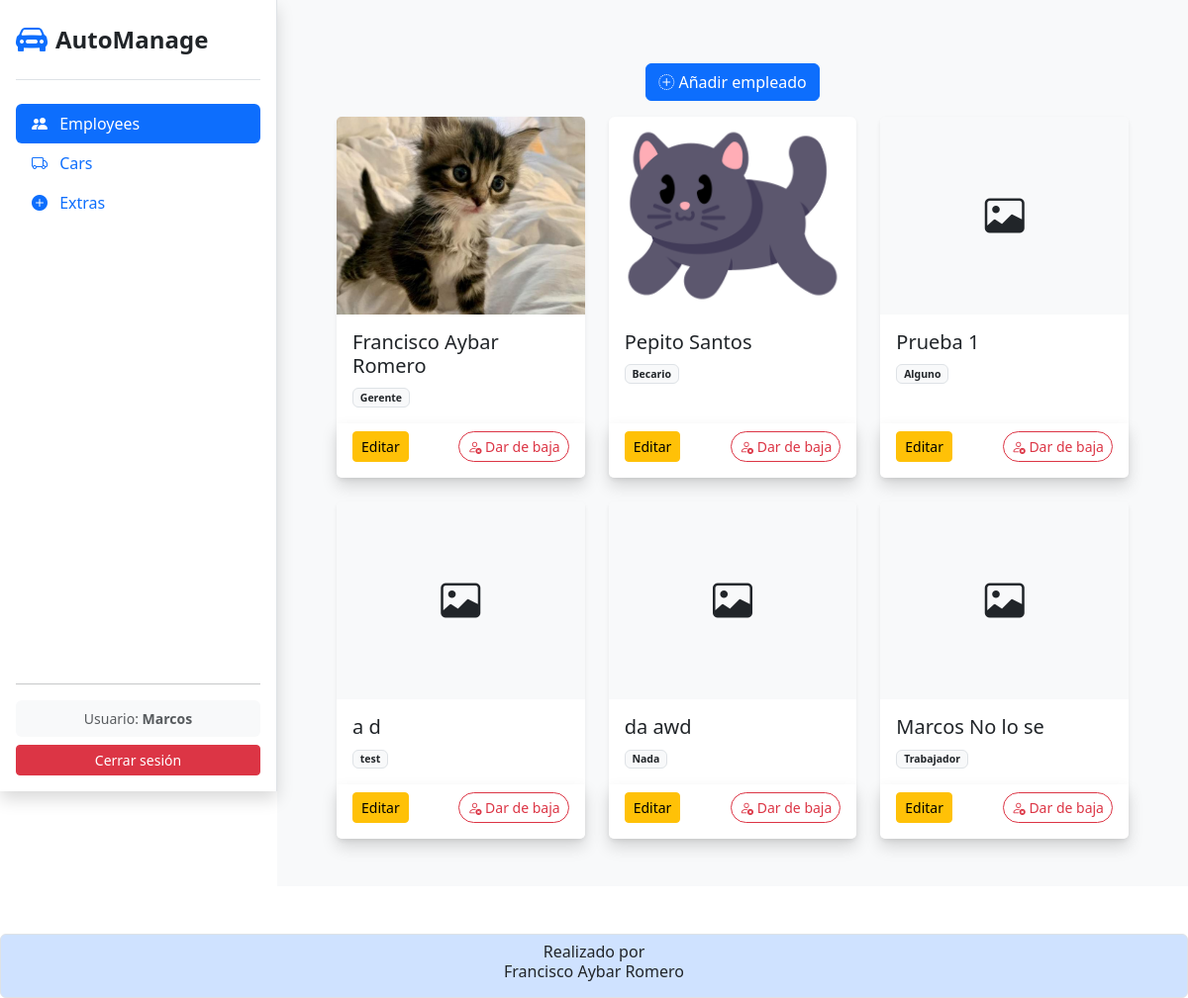
Screenshot of /employees/ (signed in) with the database file from the repository.
### app_agencia_coches/models.py (models this page shows, shortened)
class Employee (models.Model):
    user = models.OneToOneField(
        User,
        on_delete = models.CASCADE,
        null = True,
        blank = True
    )
    nombre = models.CharField (
        verbose_name = 'Nombre',
        max_length = 100,
        default = ''
    )
    apellidos = models.CharField (
        verbose_name = 'Apellidos',
        max_length = 100,
        default = ''
    )
    puesto = models.CharField (
        verbose_name = 'Puesto',
        max_length = 100,
        default = ''
    )
    fecha_contratacion = models.DateField (
        verbose_name = 'Fecha de contratacion',
        auto_now_add = True
    )
    foto = models.ImageField (
        verbose_name = 'Foto',
        upload_to = "empleados/",
        blank = True,
        null = True
    )

### app_agencia_coches/views.py (the view)
# urls.py: path('employees/', views.employees, name='employees'),
@login_required
def employees (request):
    employees = Employee.objects.all()
    return render(request, 'employee/employees.html', {'employees':employees})

### app_agencia_coches/templates/employee/employees.html (shortened to what this page needs)
{%extends 'index.html'%}
{% block content %}
<div class="container">
    <div class="my-3 d-flex justify-content-center">
        <a href="{% url 'employees_create' %}" class="btn btn-primary">
            <i class="bi bi-plus-circle-dotted"></i>
            Añadir empleado
        </a>
    </div>
    <div class="row row-cols-1 row-cols-md-2 row-cols-lg-3 g-4">
        {% for employee in employees %}
        <div class="col">
            <div class="card h-100 shadow-sm border-0 card-hover">
                    <div class="position-relative overflow-hidden hover-container">
                        {% if employee.foto %}
                            <img src="{{ employee.foto.url }}" class="card-img-top blur-target" style="height: 200px; object-fit: cover;">
                        {% else %}
                            <div class="card-img-top blur-target d-flex justify-content-center align-items-center bg-light" style="height: 200px;">
                                <i class="bi bi-image fs-1"></i>
                            </div>
                        {% endif %}
                    </div>
                    <div class="card-body">
                        <h5 class="card-title">{{ employee.nombre }} {{ employee.apellidos }}</h5>
                        <p class="card-text text-muted small">
                            <span class="badge bg-light text-dark border">{{ employee.puesto }}</span>
                        </p>
                    </div>
                    <div class="card-footer bg-white d-flex justify-content-between border-0 pb-3 shadow">
                        <a href="{% url 'employee_edit' employee.pk %}" class="btn btn-sm btn-warning">
                            Editar
                        </a>
                        <button type="button" class="btn btn-sm btn-outline-danger rounded-pill" data-bs-toggle="modal" data-bs-target="#deleteEmpModal{{ employee.pk }}">
                            <i class="bi bi-person-x"></i> Dar de baja
                        </button>
                    </div>
                </div>
            </div>
        {% endfor %}
    </div>
</div>
{% endblock content %}

### app_agencia_coches/templates/index.html (shortened to what this page needs)
<!doctype html>
<html lang="es-ES">
    <head>
        {% block css %}
        <link
            href="https://cdn.jsdelivr.net/npm/bootstrap@5.3.2/dist/css/bootstrap.min.css"
            rel="stylesheet"
        />
        {% endblock css %}
        {% block icon %}
        <link rel="stylesheet" href="https://cdn.jsdelivr.net/npm/bootstrap-icons@1.13.1/font/bootstrap-icons.min.css">
        {% endblock icon %}
        {% load static %}
        <link rel="stylesheet" href="{% static 'css/blur_detalles.css' %}">
        <link rel="stylesheet" href="{% static 'css/style_sidebar.css' %}">
    </head>
    <body>
        <div id="wrapper">
            <nav id="sidebar" class="bg-white shadow d-flex flex-column p-3 sticky-top">
                <div class="d-flex justify-content-between align-items-center border-bottom pb-3 mb-4">
                    <a href="{% url 'dashboard' %}" class="d-flex align-items-center text-decoration-none">
                        <i class="bi bi-car-front-fill fs-2 text-primary me-2"></i>
                        <span class="fs-4 fw-bold text-dark">AutoManage</span>
                    </a>
                </div>
                <ul class="nav nav-pills flex-column mb-auto">
                    <li class="nav-item">
                        <a class="nav-link {% if request.resolver_match.url_name == 'employees' %}active{% endif %}" href="{% url 'employees' %}">
                            <i class="bi bi-people-fill me-2"></i> Employees
                        </a>
                    </li>
                    <li class="nav-item">
                        <a class="nav-link {% if request.resolver_match.url_name == 'cars' %}active{% endif %}" href="{% url 'cars' %}">
                            <i class="bi bi-truck me-2"></i> Cars
                        </a>
                    </li>
                    <li class="nav-item">
                        <a class="nav-link {% if request.resolver_match.url_name == 'extras' %}active{% endif %}" href="{% url 'extras' %}">
                            <i class="bi bi-plus-circle-fill me-2"></i> Extras
                        </a>
                    </li>
                </ul>
                <hr>
                <div class="dropdown">
                    {% if user.is_authenticated %}
                        <div class="p-2 bg-light rounded mb-2 text-center">
                            <small class="text-muted d-block small">Usuario: <strong>{{ user.username }}</strong></small>
                        </div>
                        <form action="{% url 'logout' %}" method="post" class="m-0">
                            <button type="submit" class="btn btn-danger w-100 btn-sm">Cerrar sesión</button>
                        </form>
                    {% endif %}
                </div>
            </nav>
            <main class="main-content w-100 bg-light p-3 p-md-5">
                <div class="toast-container position-fixed bottom-0 end-0 p-3">
                </div>
                {% block content %}{% endblock %}
            </main>
        </div>
        {%block footer%}
        <footer class="mt-5 p-2 text-center border rounded bg-primary-subtle">
            <h6>
                Realizado por<br> Francisco Aybar Romero
            </h6>
        </footer>
        {%endblock footer%}
    </body>
</html>

### static/css/blur_detalles.css (style rules this page uses)
.blur-target { transition: filter 0.3s ease, transform 0.3s ease; }

### static/css/style_sidebar.css (style rules this page uses)
#wrapper { display: flex; align-items: stretch; }
#sidebar { min-width: 280px; max-width: 280px; height: 100vh; position: fixed; top: 0; left: 0; display: flex; flex-direction: column; z-index: 1000; background-color: #fff; border-right: 1px solid #dee2e6; }
.main-content { flex: 1; margin-left: 280px; min-height: 100vh; background-color: #f8f9fa; }

### rows the page displays
Employee: foto (picture), nombre "Francisco", apellidos "Aybar Romero", puesto "Gerente"
Employee: foto (picture), nombre "Pepito", apellidos "Santos", puesto "Becario"
Employee: nombre "Prueba", apellidos "1", puesto "Alguno"
Employee: nombre "a", apellidos "d", puesto "test"
Employee: nombre "da", apellidos "awd", puesto "Nada"
Employee: nombre "Marcos", apellidos "No lo se", puesto "Trabajador"

### other values shown
{{ user.username }} "Marcos"
